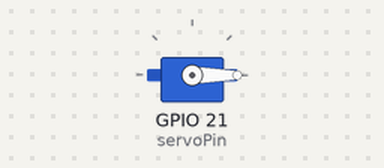
The sketch below on a simulated ESP32. On the bench: servo. What the sketch prints to the serial monitor is not drawn.

Above: at 0.05 s.
At 0.45 s:
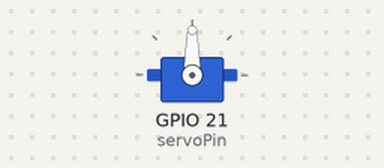
At 0.9 s:
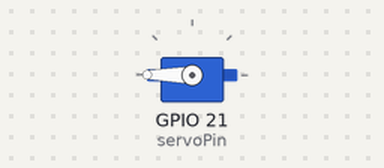
Timing chart, 0 to 3.0 s (numbered marks = the images above):
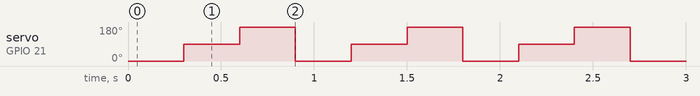

The sketch:

servo.ino
```cpp
#include <ESP32Servo.h>

Servo myServo;
const int servoPin = 21;

void setup() {
  Serial.begin(115200);
  myServo.attach(servoPin, 500, 2400);
  Serial.println("SERVO READY");
}

void loop() {
  myServo.write(0);
  delay(300);

  myServo.write(90);
  delay(300);

  myServo.write(180);
  delay(300);
}
```

Measured:
- by itself, servo on GPIO 21 (servoPin): repeats every 0.90 s: 180° 0.30 s, 0° 0.30 s, 90° 0.30 s
